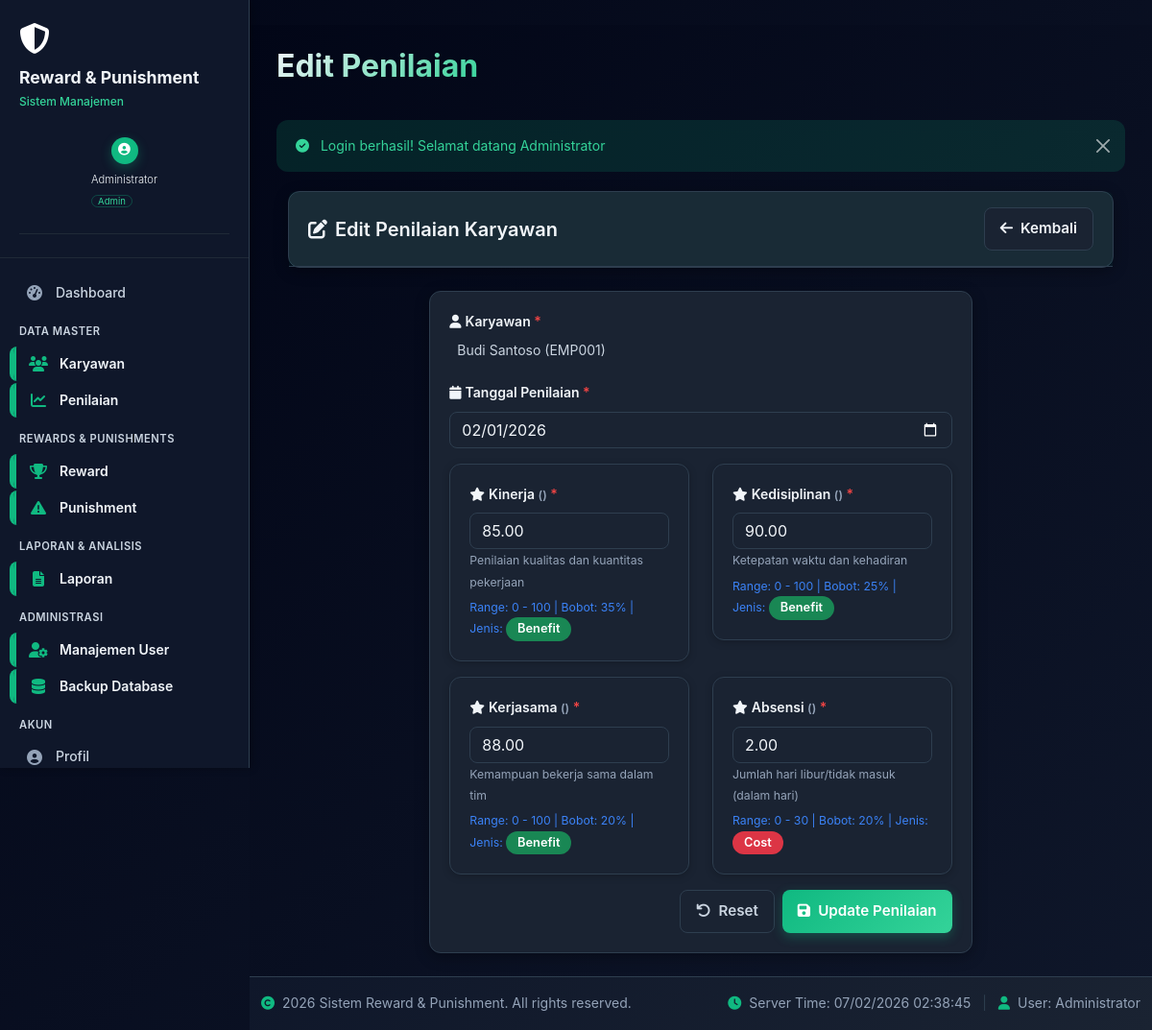
Page /penilaian/edit.php?id=1 (signed in) on the committed database.
### tables this page shows
CREATE TABLE `penilaian` (
  `id` int(11) NOT NULL,
  `karyawan_id` int(11) NOT NULL,
  `penilai_id` int(11) NOT NULL,
  `tanggal_penilaian` date NOT NULL,
  `kinerja` decimal(5,2) NOT NULL CHECK (`kinerja` >= 0 and `kinerja` <= 100),
  `kedisiplinan` decimal(5,2) NOT NULL CHECK (`kedisiplinan` >= 0 and `kedisiplinan` <= 100),
  `kerjasama` decimal(5,2) NOT NULL CHECK (`kerjasama` >= 0 and `kerjasama` <= 100),
  `absensi` decimal(5,2) NOT NULL CHECK (`absensi` >= 0 and `absensi` <= 30),
  `catatan` text DEFAULT NULL,
  `created_at` timestamp NOT NULL DEFAULT current_timestamp(),
  `topsis_status` varchar(20) DEFAULT 'pending' COMMENT 'Status perhitungan TOPSIS: pending, calculating, calculated',
  `topsis_d_plus` decimal(10,6) DEFAULT NULL COMMENT 'Jarak ke solusi ideal positif',
  `topsis_d_minus` decimal(10,6) DEFAULT NULL COMMENT 'Jarak ke solusi ideal negatif',
  `topsis_preference` decimal(10,6) DEFAULT NULL COMMENT 'Nilai preferensi TOPSIS (0-1)',
  `topsis_category` varchar(20) DEFAULT NULL COMMENT 'Kategori hasil: reward, normal, punishment',
  `topsis_level` varchar(50) DEFAULT NULL COMMENT 'Level detail: sangat_baik, baik, cukup, ringan, sedang, berat',
  `calculated_at` timestamp NULL DEFAULT NULL COMMENT 'Waktu perhitungan TOPSIS selesai'
);

### config/database.php (called while the page is built, shortened)
<?php
function connectDB() {
    static $conn = null;
    if ($conn !== null && $conn->ping()) {
        return $conn;
    }
    try {
        $conn = mysqli_init();
        mysqli_options($conn, MYSQLI_OPT_CONNECT_TIMEOUT, 10);
        mysqli_options($conn, MYSQLI_OPT_READ_TIMEOUT, 30);
        mysqli_ssl_set($conn, NULL, NULL, NULL, NULL, NULL);
        mysqli_query($conn, "SET time_zone = '+07:00'");
        mysqli_query($conn, "SET SQL_MODE = 'NO_AUTO_VALUE_ON_ZERO'");
        mysqli_query($conn, "SET AUTOCOMMIT = 1");
        return $conn;
    } catch (Exception $e) {
        error_log('Database Connection Error: ' . $e->getMessage());
        if (DEBUG_MODE) {
            die('<div style="background: #f8d7da; color: #721c24; padding: 20px; border-radius: 5px; margin: 20px;">
                    <h3>Database Connection Error</h3>
                    <p><strong>Message:</strong> ' . htmlspecialchars($e->getMessage()) . '</p>
                    <p><strong>Host:</strong> ' . DB_HOST . '</p>
                    <p><strong>Database:</strong> ' . DB_NAME . '</p>
                    <p><small>Check your database configuration in config/database.php</small></p>
                </div>');
        } else {
            die('<div style="background: #f8d7da; color: #721c24; padding: 20px; border-radius: 5px; margin: 20px;">
                    <h3>System Maintenance</h3>
                    <p>The system is currently undergoing maintenance. Please try again later.</p>
                </div>');
        }
    }
}
function executeQuery($sql, $params = []) {
    $conn = connectDB();
    try {
        if (!empty($params)) {
            $stmt = mysqli_prepare($conn, $sql);
            $types = '';
            $bind_params = [];
            foreach ($params as $param) {
                if (is_int($param)) {
                    $types .= 'i';
                } elseif (is_float($param)) {
                    $types .= 'd';
                } else {
                    $types .= 's';
                }
                $bind_params[] = &$param;
            }
            array_unshift($bind_params, $types);
            call_user_func_array([$stmt, 'bind_param'], $bind_params);
            if (!mysqli_stmt_execute($stmt)) {
                throw new Exception('Execute statement failed: ' . mysqli_error($conn));
            }
            $result = mysqli_stmt_get_result($stmt);
            return $result;
        } else {
            $result = mysqli_query($conn, $sql);
            return $result;
        }
    } catch (Exception $e) {
        error_log('Query Error: ' . $e->getMessage() . ' | SQL: ' . $sql);
        if (DEBUG_MODE) {
            die('<div style="background: #fff3cd; color: #856404; padding: 20px; border-radius: 5px; margin: 20px;">
                    <h3>Query Error</h3>
                    <p><strong>Message:</strong> ' . htmlspecialchars($e->getMessage()) . '</p>
                    <p><strong>SQL:</strong> <code>' . htmlspecialchars($sql) . '</code></p>
                </div>');
        }
        return false;
    }
}
function getSingleRow($sql, $params = []) {
    $result = executeQuery($sql, $params);
    if ($result && mysqli_num_rows($result) > 0) {
        return mysqli_fetch_assoc($result);
    }
    return null;
}
?>

### penilaian/edit.php (the view, shortened to what this page needs)
<?php
require_once '../includes/functions.php';
$id = intval($_GET['id']);
$penilaian = getSingleRow("SELECT p.*, k.nama as karyawan_nama, k.nik, u.nama as penilai_nama
                          FROM penilaian p
                          LEFT JOIN karyawan k ON p.karyawan_id = k.id
                          LEFT JOIN users u ON p.penilai_id = u.id
                          WHERE p.id = ?", [$id]);
$criteria = TOPSIS_CRITERIA;
?>
<?php include '../includes/header.php'; ?>
<div class="container-fluid">
    <div class="row mb-4">
        <div class="col-12">
            <div class="card">
                <div class="card-header d-flex justify-content-between align-items-center">
                    <h5 class="card-title mb-0">
                        <i class="fas fa-edit me-2"></i>Edit Penilaian Karyawan
                    </h5>
                    <a href="index.php" class="btn btn-secondary">
                        <i class="fas fa-arrow-left me-2"></i>Kembali
                    </a>
                </div>
            </div>
        </div>
    </div>
    <div class="row">
        <div class="col-lg-8 mx-auto">
            <div class="card">
                <div class="card-body">
                    <form method="POST" id="penilaianForm">
                        <div class="mb-3">
                            <label for="karyawan_id" class="form-label">
                                <i class="fas fa-user me-1"></i>Karyawan <span class="text-danger">*</span>
                            </label>
                        </div>
                        <div class="mb-3">
                            <label for="tanggal_penilaian" class="form-label">
                                <i class="fas fa-calendar me-1"></i>Tanggal Penilaian <span class="text-danger">*</span>
                            </label>
                            <input type="date" class="form-control" id="tanggal_penilaian" name="tanggal_penilaian"
                                   value="<?php echo $penilaian['tanggal_penilaian']; ?>" required>
                        </div>
                        <div class="row">
                            <?php foreach ($criteria as $key => $criterion): ?>
                                <div class="col-md-6 mb-3">
                                    <div class="card border-0 shadow-sm">
                                        <div class="card-body">
                                            <label for="<?php echo $key; ?>" class="form-label">
                                                <i class="fas fa-star me-1"></i><?php echo ucfirst($key); ?>
                                                <small class="text-muted">(<?php echo $criterion['unit']; ?>)</small>
                                                <span class="text-danger">*</span>
                                            </label>
                                            <input type="number" class="form-control" id="<?php echo $key; ?>" name="<?php echo $key; ?>"
                                                   min="<?php echo $criterion['min']; ?>" max="<?php echo $criterion['max']; ?>"
                                                   step="0.01" value="<?php echo $penilaian[$key]; ?>" required>
                                            <small class="text-muted"><?php echo $criterion['description']; ?></small>
                                            <div class="mt-1">
                                                <small class="text-info">
                                                    Range: <?php echo $criterion['min']; ?> - <?php echo $criterion['max']; ?>
                                                    | Bobot: <?php echo ($criterion['weight'] * 100); ?>%
                                                    | Jenis: <span class="badge bg-<?php echo $criterion['type'] == 'benefit' ? 'success' : 'danger'; ?>">
                                                        <?php echo $criterion['type'] == 'benefit' ? 'Benefit' : 'Cost'; ?>
                                                    </span>
                                                </small>
                                            </div>
                                        </div>
                                    </div>
                                </div>
                            <?php endforeach; ?>
                        </div>
                        <div class="d-flex justify-content-end gap-2">
                            <button type="reset" class="btn btn-outline-secondary">
                                <i class="fas fa-undo me-2"></i>Reset
                            </button>
                            <button type="submit" class="btn btn-primary">
                                <i class="fas fa-save me-2"></i>Update Penilaian
                            </button>
                        </div>
                    </form>
                </div>
            </div>
        </div>
    </div>
</div>
<?php include '../includes/footer.php'; ?>

### assets/css/dark-ui.css (style rules this page uses)
:root { --bg-primary: #0f172a; --bg-secondary: #1a2332; --bg-tertiary: #243447; --bg-dark: #020617; --accent-green: #10b981; --accent-green-light: #34d399; --accent-green-dark: #059669; --text-primary: #f1f5f9; --text-secondary: #cbd5e1; --text-muted: #94a3b8; --success: #10b981; --warning: #f59e0b; --danger: #ef4444; --info: #3b82f6; --reward-color: #10b981; --punishment-color: #ef4444; --card-bg: #1a2332; --border-color: #2e3e4f; --border-subtle: #1f2937; --shadow-soft: 0 4px 15px rgba(0, 0, 0, 0.3); --shadow-md: 0 8px 25px rgba(0, 0, 0, 0.4); --border-radius: 12px; --transition: all 0.3s cubic-bezier(0.4, 0, 0.2, 1); }
* { margin: 0; padding: 0; box-sizing: border-box; }
html { scroll-behavior: smooth; }
body { background: linear-gradient(135deg, var(--bg-dark) 0%, var(--bg-primary) 100%); color: var(--text-primary); font-family: 'Inter', 'Poppins', -apple-system, BlinkMacSystemFont, 'Segoe UI', sans-serif; font-weight: 400; font-size: 14px; line-height: 1.6; min-height: 100vh; overflow-x: hidden; }
.card { background: var(--card-bg) !important; border: 1px solid var(--border-color) !important; border-radius: var(--border-radius) !important; box-shadow: var(--shadow-soft) !important; transition: var(--transition) !important; color: var(--text-primary) !important; }
.card-header { background: rgba(16, 185, 129, 0.05) !important; border-bottom: 1px solid var(--border-color) !important; padding: 16px 20px !important; }
.card-title { color: var(--text-primary) !important; font-weight: 600 !important; margin-bottom: 0 !important; }
.card-body { padding: 20px !important; color: var(--text-secondary) !important; }
.btn { border-radius: 8px !important; font-weight: 600 !important; transition: var(--transition) !important; border: none !important; padding: 10px 16px !important; font-size: 0.95rem !important; }
.btn-primary { background: linear-gradient(135deg, var(--accent-green) 0%, var(--accent-green-light) 100%) !important; color: white !important; box-shadow: 0 4px 12px rgba(16, 185, 129, 0.3) !important; }
.btn-secondary { background: var(--card-bg) !important; color: var(--text-primary) !important; border: 1px solid var(--border-color) !important; }
.btn-outline-secondary { color: var(--text-secondary) !important; border: 1px solid var(--border-color) !important; }
.form-control, .form-select, .form-range { background: var(--card-bg) !important; border: 1px solid var(--border-color) !important; color: var(--text-primary) !important; border-radius: 8px !important; transition: var(--transition) !important; }
.form-control::placeholder { color: var(--text-muted) !important; }
.form-label { color: var(--text-primary) !important; font-weight: 600 !important; margin-bottom: 8px !important; }
.badge { border-radius: 20px !important; font-weight: 600 !important; padding: 6px 12px !important; font-size: 0.8rem !important; }
.text-muted { color: var(--text-muted) !important; }
.text-danger { color: var(--danger) !important; }
.text-info { color: var(--info) !important; }
.shadow-sm { box-shadow: 0 2px 8px rgba(0, 0, 0, 0.2) !important; }
.fade-in { animation: fadeIn 0.3s ease-out; }

### rows in the picture
penilaian: tanggal_penilaian "02/01/2026", kinerja "85.00", kedisiplinan "90.00", kerjasama "88.00", absensi "2.00"

### other values in the picture
$current_user['nama'] "Administrator"
$item['label'] "Dashboard"
$item['section'] "DATA MASTER"
$item['label'] "Karyawan"
$item['label'] "Penilaian"
$item['section'] "REWARDS & PUNISHMENTS"
$item['label'] "Reward"
$item['label'] "Punishment"
$item['section'] "LAPORAN & ANALISIS"
$item['label'] "Laporan"
$item['section'] "ADMINISTRASI"
$item['label'] "Manajemen User"
$item['label'] "Backup Database"
$item['section'] "AKUN"
$item['label'] "Profil"
